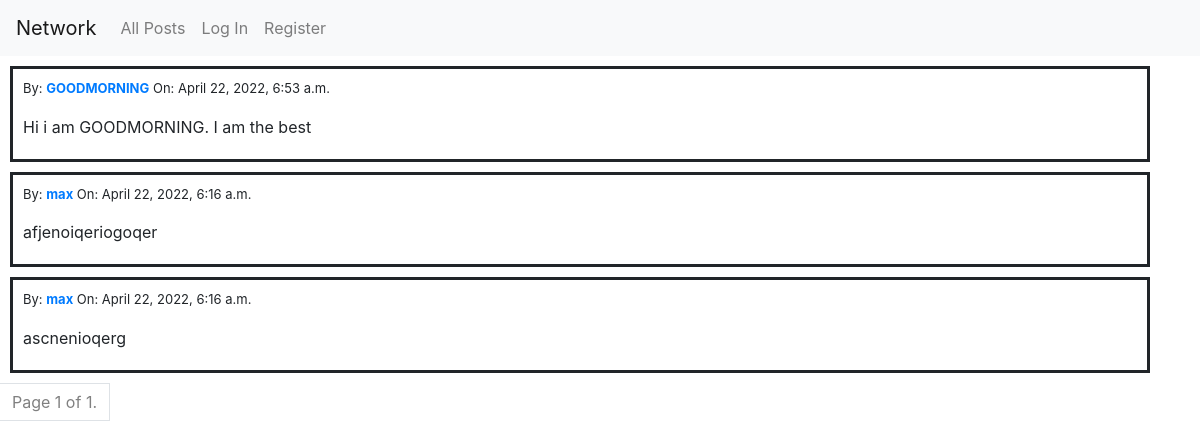
The page / on the database its author committed.
### network/models.py (models this page shows, shortened)
class Post(models.Model):
    user = models.ForeignKey(User, on_delete=models.CASCADE, verbose_name="posted by", related_name="posts")
    content = models.TextField(blank=False)
    date = models.DateTimeField(default=timezone.now)
    likes = models.IntegerField(default=0)
    class Meta:
        verbose_name = "post"
        verbose_name_plural = "posts"

class User(AbstractUser):
    pass

### network/views.py (the view)
# urls.py: path("", views.index, name="index"),
def index(request):
    posts = Post.objects.all().order_by('-date')
    paginator = Paginator(posts, 10)
    page_number = request.GET.get('page')
    page_obj = paginator.get_page(page_number)
    if request.user.is_authenticated:
        liked = Like.objects.filter(user=request.user).values_list('post_id', flat=True)
        likedPosts = Post.objects.filter(pk__in=liked)
    else:
        likedPosts = []
    return render(request, "network/index.html", {
        "post_form": CreatePostForm(),
        "page_obj": page_obj,
        "liked": likedPosts
    })

### network/templates/network/index.html (shortened to what this page needs)
{% extends "network/layout.html" %}
{% block body %}
    {% include "network/posts.html" %}
    {% include "network/paginator.html"%}
{% endblock %}

### network/templates/network/posts.html (shortened to what this page needs)
{% for post in page_obj %}
<div class='post-content-wrapper container' id='{{ post.id }}'>
    <p style='font-size: small;'>By: <a href="{% url 'profile' user_id=post.user.id %}"><strong>{{ post.user }}</strong></a>
        On: {{ post.date }}</p>
    <div class='post-content'>{{ post.content }}</div>
</div>
{% endfor %}

### network/static/network/styles.css (style rules this page uses)
.post-content-wrapper { border: solid; margin: 10px; padding: 3px; padding-left: 10px; padding-top: 10px; }
.post-content { margin-bottom: 17px; }

### rows shown on the page
Post: user "GOODMORNING", date "April 22, 2022, 6:53 a.m.", content "Hi i am GOODMORNING. I am the best"
Post: user "max", date "April 22, 2022, 6:16 a.m.", content "afjenoiqeriogoqer"
Post: user "max", date "April 22, 2022, 6:16 a.m.", content "ascnenioqerg"

### other values the page prints
{{ page_obj.number }} "1"
{{ page_obj.paginator.num_pages }} "1"
